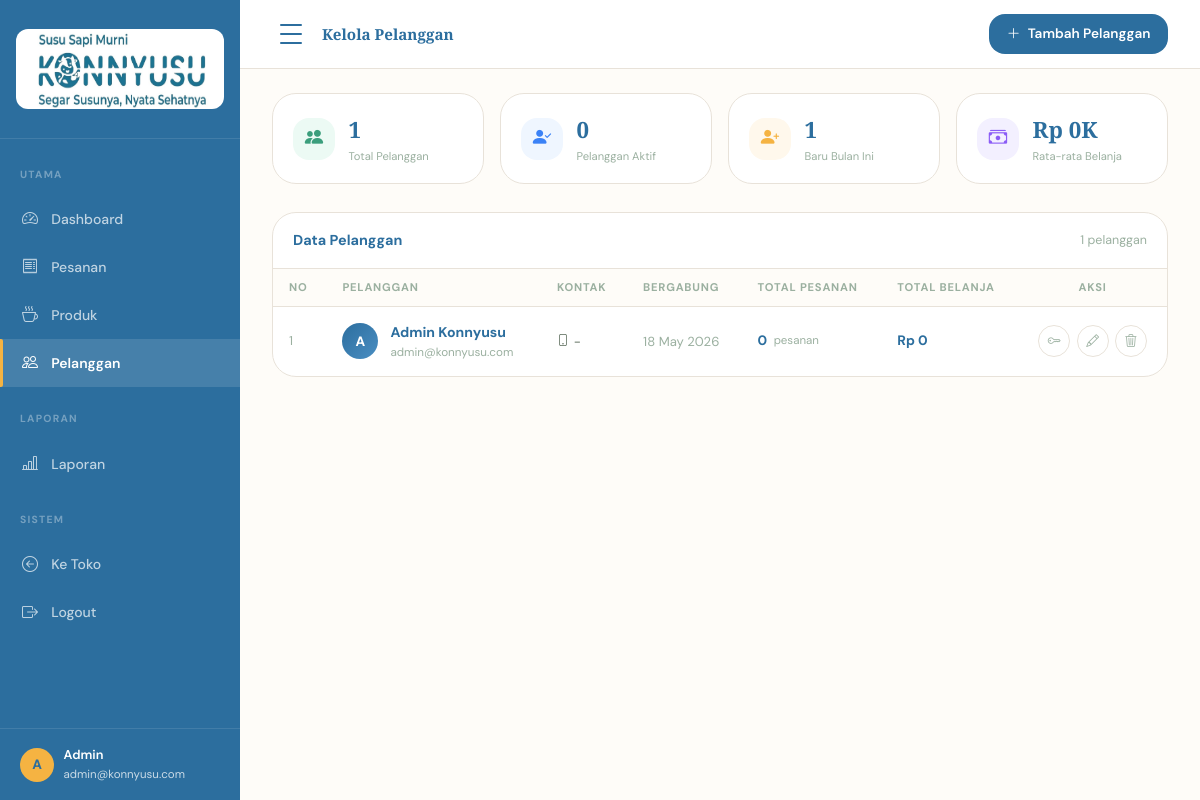
Before: /admin/customers/customers.php (signed in) with the older database file.
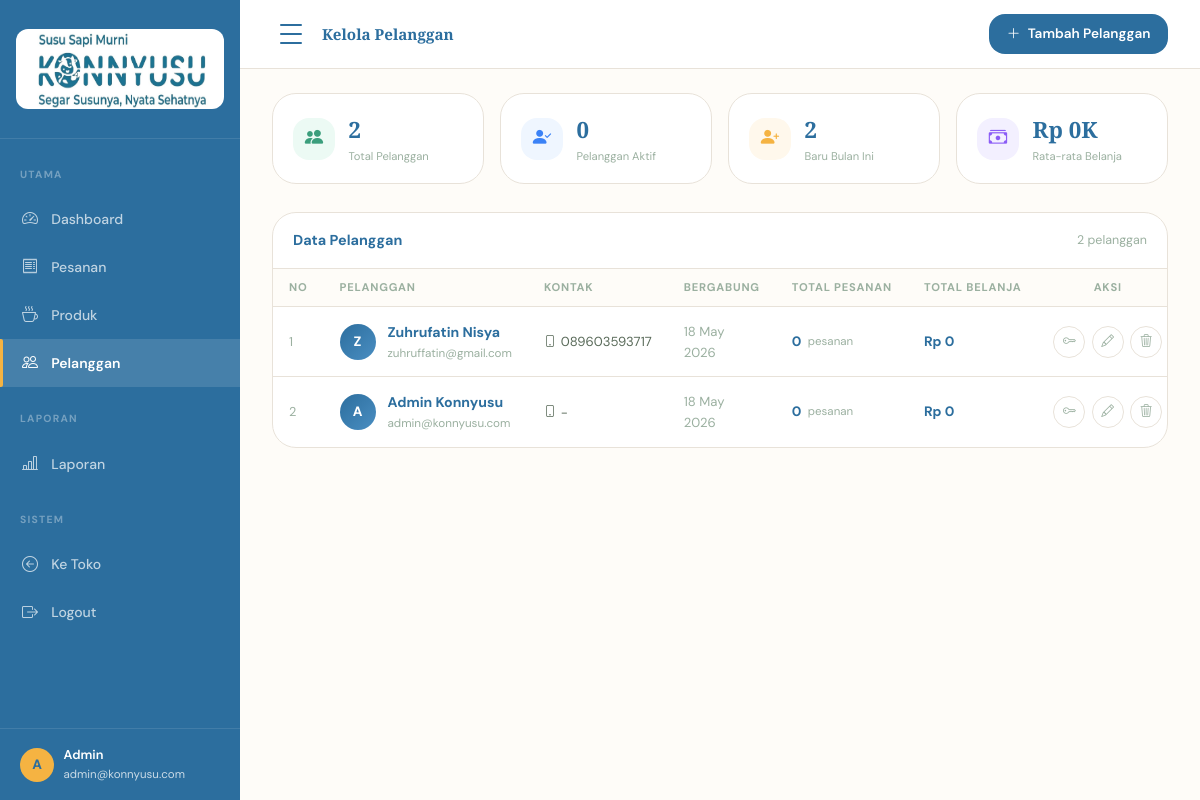
After: the same page with the newer database file.
### tables this page shows
CREATE TABLE `users` (
  `user_id` int NOT NULL,
  `name` varchar(100) NOT NULL,
  `username` varchar(50) DEFAULT NULL,
  `email` varchar(100) NOT NULL,
  `password` varchar(255) NOT NULL,
  `phone` varchar(20) DEFAULT NULL,
  `address` text,
  `role` enum('user','admin') DEFAULT 'user',
  `notifications_enabled` tinyint(1) DEFAULT '1',
  `created_at` timestamp NULL DEFAULT CURRENT_TIMESTAMP,
  `updated_at` timestamp NULL DEFAULT CURRENT_TIMESTAMP ON UPDATE CURRENT_TIMESTAMP,
  `birthdate` varchar(255) DEFAULT NULL,
  `gender` varchar(255) DEFAULT NULL,
  `bio` varchar(255) DEFAULT NULL,
  `reset_token` varchar(64) DEFAULT NULL,
  `reset_token_expires` datetime DEFAULT NULL
);

CREATE TABLE `menu` (
  `menu_id` int NOT NULL,
  `name` varchar(100) NOT NULL,
  `description` text,
  `price` int NOT NULL,
  `category` varchar(50) NOT NULL,
  `image` varchar(255) DEFAULT NULL,
  `stock` int DEFAULT '0',
  `is_new` tinyint(1) DEFAULT '0',
  `is_best` tinyint(1) DEFAULT '0',
  `sold` int DEFAULT '0',
  `created_at` timestamp NULL DEFAULT CURRENT_TIMESTAMP,
  `updated_at` timestamp NULL DEFAULT CURRENT_TIMESTAMP ON UPDATE CURRENT_TIMESTAMP
);

### data/products.php (called while the page is built, shortened)
<?php
require_once __DIR__ . '/../config/database.php';
function getProducts(): array {
    global $pdo;
    $stmt = $pdo->query("
        SELECT m.menu_id AS id, m.name, m.description, m.price, m.category, m.image, m.stock, m.is_new, m.is_best,
            COALESCE(SUM(oi.quantity), 0) AS sold
        FROM menu m
        LEFT JOIN order_item oi ON m.menu_id = oi.menu_id
        LEFT JOIN orders o ON oi.order_id = o.order_id AND o.order_status = 'completed'
        GROUP BY m.menu_id
        ORDER BY m.menu_id
    ");
    return $stmt->fetchAll();
}
function formatRupiah(int $amount): string {
    return 'Rp ' . number_format($amount, 0, ',', '.');
}
$products = getProducts();
?>

### admin/customers/customers.php (the view, shortened to what the changed rows need)
<?php
require_once __DIR__ . '/../../config/database.php';
require_once __DIR__ . '/../../data/products.php';
function getAllUsers(): array {
    global $pdo;
    $stmt = $pdo->query("SELECT user_id, name, email, phone, address, created_at, role FROM users ORDER BY created_at DESC");
    return $stmt->fetchAll();
}
function getUserOrderCount(int $userId): int {
    global $pdo;
    $stmt = $pdo->prepare("SELECT COUNT(*) FROM orders WHERE user_id = ?");
    $stmt->execute([$userId]);
    return (int) $stmt->fetchColumn();
}
function getUserTotalSpent(int $userId): int {
    global $pdo;
    $stmt = $pdo->prepare("SELECT COALESCE(SUM(total), 0) FROM orders WHERE user_id = ? AND order_status = 'completed'");
    $stmt->execute([$userId]);
    return (int) $stmt->fetchColumn();
}
function getNewCustomersThisMonth(): int {
    global $pdo;
    $stmt = $pdo->query("SELECT COUNT(*) FROM users WHERE MONTH(created_at) = MONTH(CURRENT_DATE()) AND YEAR(created_at) = YEAR(CURRENT_DATE())");
    return (int) $stmt->fetchColumn();
}
$users = getAllUsers();
$stats = [
    'total' => count($users),
    'active' => count(array_filter($users, fn($u) => $u['role'] === 'customer')),
    'new_mth' => getNewCustomersThisMonth(),
    'avg_spent' => 0
];
if ($stats['total'] > 0) {
    $totalSpent = 0;
    foreach ($users as $u) {
        $totalSpent += getUserTotalSpent($u['user_id']);
    }
    $stats['avg_spent'] = $stats['total'] > 0 ? (int)($totalSpent / $stats['total']) : 0;
}
?>
<!DOCTYPE html>
<html lang="id">
<head>
<link href="https://cdn.jsdelivr.net/npm/bootstrap@5.3.3/dist/css/bootstrap.min.css" rel="stylesheet">
<link rel="stylesheet" href="https://cdn.jsdelivr.net/npm/bootstrap-icons@1.11.3/font/bootstrap-icons.min.css">
<link rel="stylesheet" href="../../assets/css/global.css">
</head>
<body>
<div class="admin-layout">
<div class="admin-main">
  <div class="admin-body">
    <div class="stat-strip animate-fadeup">
      <div class="stat-strip-card">
        <div><div class="stat-strip-card__val"><?= $stats['total'] ?></div><div class="stat-strip-card__lbl">Total Pelanggan</div></div>
      </div>
      <div class="stat-strip-card">
        <div><div class="stat-strip-card__val"><?= $stats['new_mth'] ?></div><div class="stat-strip-card__lbl">Baru Bulan Ini</div></div>
      </div>
    </div>
    <div style="background:var(--white);border:1px solid var(--border);border-radius:var(--radius-lg);overflow:hidden;" class="animate-fadeup">
      <div style="padding:1rem 1.25rem;border-bottom:1px solid var(--border);display:flex;align-items:center;justify-content:space-between;">
        <span style="font-size:.9rem;font-weight:700;color:var(--primary);">Data Pelanggan</span>
        <span style="font-size:.78rem;color:var(--text-muted);"><?= count($users) ?> pelanggan</span>
      </div>
      <div style="overflow-x:auto;">
        <table class="k-table">
          <thead>
            <tr>
              <th>No</th>
              <th>Pelanggan</th>
              <th>Kontak</th>
              <th>Bergabung</th>
              <th>Total Pesanan</th>
              <th>Total Belanja</th>
              <th style="text-align:center">Aksi</th>
            </tr>
          </thead>
          <tbody>
          <?php if(empty($users)):?>
          <tr><td colspan="7" style="text-align:center;padding:2rem;color:var(--text-muted);">Belum ada pelanggan</td></tr>
          <?php else:?>
          <?php foreach($users as $i=>$u):
            $orderCount = getUserOrderCount($u['user_id']);
            $totalSpent = getUserTotalSpent($u['user_id']);
          ?>
          <tr>
            <td style="color:var(--text-muted);font-size:.8rem;"><?= $i+1 ?></td>
            <td>
              <div style="display:flex;align-items:center;gap:.75rem;">
                <div style="width:36px;height:36px;border-radius:50%;background:linear-gradient(135deg,var(--primary),var(--primary-light));color:#fff;display:flex;align-items:center;justify-content:center;font-weight:800;font-size:.85rem;flex-shrink:0;">
                  <?= substr($u['name'], 0, 1) ?>
                </div>
                <div>
                  <div style="font-weight:700;font-size:.88rem;color:var(--primary);"><?= htmlspecialchars($u['name']) ?></div>
                  <div style="font-size:.73rem;color:var(--text-muted);"><?= htmlspecialchars($u['email']) ?></div>
                </div>
              </div>
            </td>
            <td style="font-size:.82rem;color:var(--text-mid);">
              <div style="display:flex;align-items:center;gap:.3rem;"><i class="bi bi-phone" style="font-size:.75rem;"></i><?= htmlspecialchars($u['phone'] ?? '-') ?></div>
            </td>
            <td style="font-size:.82rem;color:var(--text-muted);"><?= date('d M Y', strtotime($u['created_at'])) ?></td>
            <td>
              <div style="display:flex;align-items:center;gap:.4rem;">
                <span style="font-weight:700;color:var(--primary);"><?= $orderCount ?></span>
                <span style="font-size:.72rem;color:var(--text-muted);">pesanan</span>
              </div>
            </td>
            <td style="font-weight:700;color:var(--primary);"><?= formatRupiah($totalSpent) ?></td>
            <td style="text-align:center">
              <div style="display:flex;align-items:center;gap:.4rem;justify-content:center;">
                <button onclick="openResetPasswordModal(<?= (int)$u['user_id'] ?>, '<?= htmlspecialchars($u['name'], ENT_QUOTES, 'UTF-8') ?>')"
                  style="width:32px;height:32px;border-radius:var(--radius-md);border:1px solid var(--border);background:none;display:flex;align-items:center;justify-content:center;color:var(--text-muted);cursor:pointer;" title="Reset Password">
                  <i class="bi bi-key" style="font-size:.8rem;"></i>
                </button>
                <button onclick="openEditModal(this, <?= (int)$u['user_id'] ?>)"
                  data-name="<?= htmlspecialchars($u['name'], ENT_QUOTES, 'UTF-8') ?>"
                  data-email="<?= htmlspecialchars($u['email'], ENT_QUOTES, 'UTF-8') ?>"
                  data-phone="<?= htmlspecialchars($u['phone'] ?? '', ENT_QUOTES, 'UTF-8') ?>"
                  data-address="<?= htmlspecialchars($u['address'] ?? '', ENT_QUOTES, 'UTF-8') ?>"
                  style="width:32px;height:32px;border-radius:var(--radius-md);border:1px solid var(--border);background:none;display:flex;align-items:center;justify-content:center;color:var(--text-muted);cursor:pointer;" title="Edit">
                  <i class="bi bi-pencil" style="font-size:.8rem;"></i>
                </button>
                <button onclick="openDeleteModal(this, <?= (int)$u['user_id'] ?>)"
                  data-name="<?= htmlspecialchars($u['name'], ENT_QUOTES, 'UTF-8') ?>"
                  style="width:32px;height:32px;border-radius:var(--radius-md);border:1px solid var(--border);background:none;display:flex;align-items:center;justify-content:center;color:var(--text-muted);cursor:pointer;" title="Hapus">
                  <i class="bi bi-trash3" style="font-size:.8rem;"></i>
                </button>
              </div>
            </td>
          </tr>
          <?php endforeach; ?>
          <?php endif;?>
          </tbody>
        </table>
      </div>
    </div>
  </div>
</div>
</div>
</body>
</html>

Changed rows visible on the page:
now on this page (row edited): menu: menu_id "2"
added users: name "Z", name "Zuhrufatin Nisya", email "zuhruffatin@gmail.com", phone "089603593717", created_at "18 May 2026", orderCount "0", totalSpent "Rp 0"
Other visible differences:
count($users): "1" → "2"
$stats['total']: "1" → (not shown)
$stats['new_mth']: "1" → (not shown)
